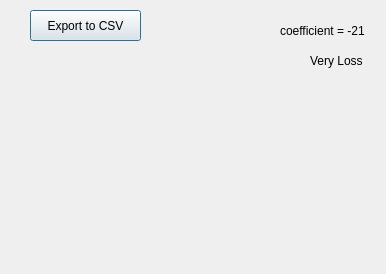
<?xml version="1.0" encoding="UTF-8"?>
<ui version="4.0">
 <class>Dialog</class>
 <widget class="QDialog" name="Dialog">
  <property name="geometry">
   <rect>
    <x>0</x>
    <y>0</y>
    <width>386</width>
    <height>274</height>
   </rect>
  </property>
  <property name="windowTitle">
   <string>Dialog</string>
  </property>
  <widget class="QLabel" name="label">
   <property name="geometry">
    <rect>
     <x>20</x>
     <y>80</y>
     <width>351</width>
     <height>181</height>
    </rect>
   </property>
   <property name="text">
    <string/>
   </property>
   <property name="pixmap">
    <pixmap>C:/Users/Phos/Desktop/index222.png</pixmap>
   </property>
   <property name="scaledContents">
    <bool>true</bool>
   </property>
  </widget>
  <widget class="QLabel" name="label_2">
   <property name="geometry">
    <rect>
     <x>280</x>
     <y>10</y>
     <width>111</width>
     <height>41</height>
    </rect>
   </property>
   <property name="text">
    <string>coefficient = -21</string>
   </property>
  </widget>
  <widget class="QLabel" name="label_3">
   <property name="geometry">
    <rect>
     <x>310</x>
     <y>40</y>
     <width>61</width>
     <height>41</height>
    </rect>
   </property>
   <property name="text">
    <string>Very Loss</string>
   </property>
  </widget>
  <widget class="QPushButton" name="pushButton_2">
   <property name="geometry">
    <rect>
     <x>30</x>
     <y>10</y>
     <width>111</width>
     <height>31</height>
    </rect>
   </property>
   <property name="text">
    <string>Export to CSV</string>
   </property>
  </widget>
 </widget>
 <resources/>
 <connections/>
</ui>
